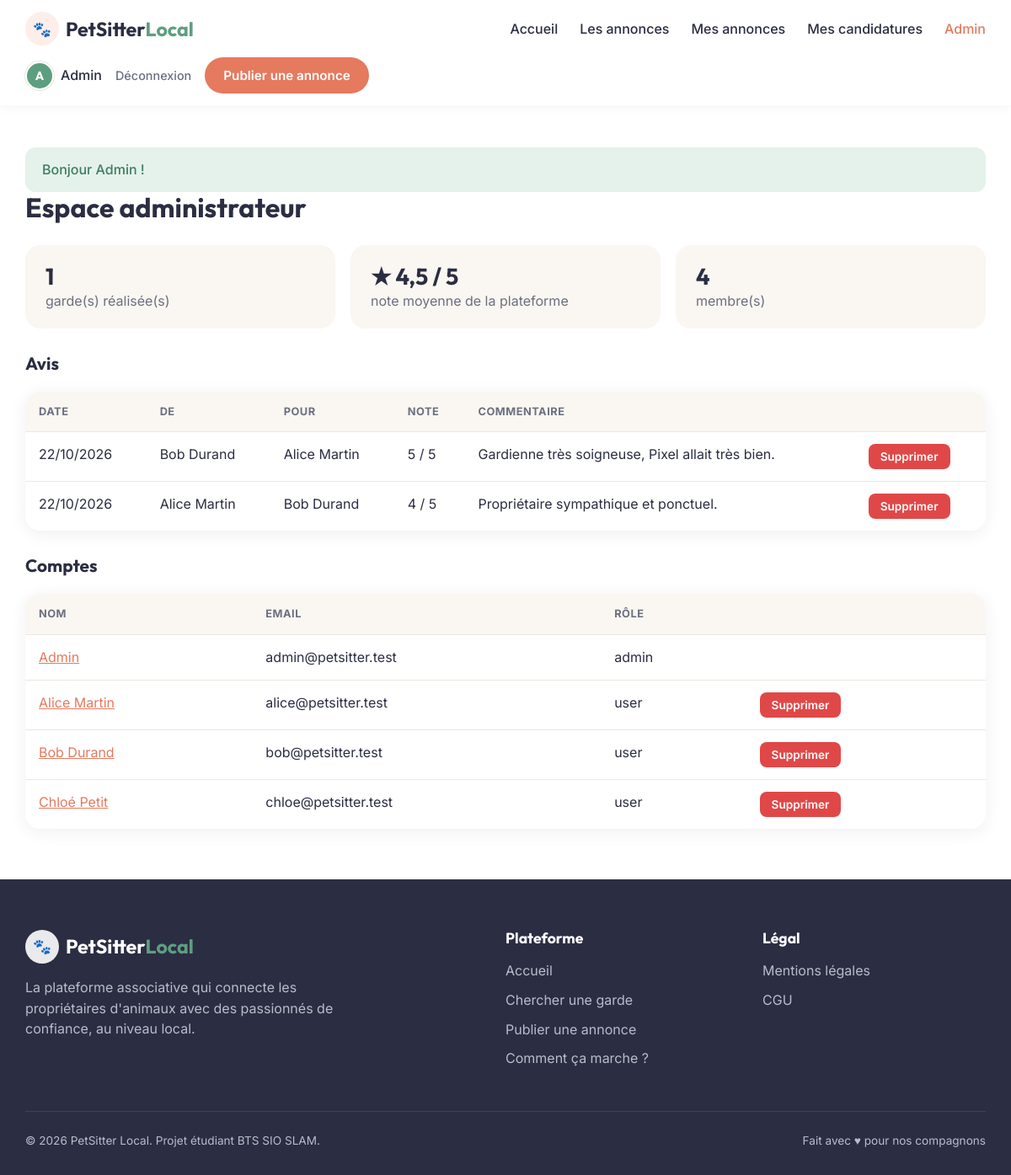
The app's page /index.php?action=admin (signed in) with its own data.
### tables this page shows
CREATE TABLE avis (
  id INT AUTO_INCREMENT PRIMARY KEY,
  id_annonce INT NOT NULL,
  id_auteur INT NOT NULL,
  id_cible INT NOT NULL,
  note TINYINT NOT NULL CHECK (note BETWEEN 1 AND 5),
  commentaire TEXT,
  `date` DATETIME NOT NULL DEFAULT CURRENT_TIMESTAMP,
  UNIQUE KEY uq_avis (id_annonce, id_auteur),
  FOREIGN KEY (id_annonce) REFERENCES annonces(id) ON DELETE CASCADE,
  FOREIGN KEY (id_auteur) REFERENCES utilisateurs(id) ON DELETE CASCADE,
  FOREIGN KEY (id_cible) REFERENCES utilisateurs(id) ON DELETE CASCADE
);

CREATE TABLE utilisateurs (
  id INT AUTO_INCREMENT PRIMARY KEY,
  nom VARCHAR(80) NOT NULL,
  email VARCHAR(150) NOT NULL UNIQUE,
  mot_de_passe VARCHAR(255) NOT NULL,
  role ENUM('user','admin') NOT NULL DEFAULT 'user',
  created_at DATETIME NOT NULL DEFAULT CURRENT_TIMESTAMP
);

### app/controllers/AdminController.php (called while the page is built, shortened)
<?php
class AdminController
{
    public function tableauDeBord(): void
    {
        $utilisateurs   = Utilisateur::tous();
        $avis           = Avis::tous();
        $nbGardes       = Annonce::nombreTerminees();
        $moyenne        = Avis::moyenneGlobale();
        $nbUtilisateurs = count($utilisateurs);
        require ROOT . '/app/views/admin/dashboard.php';
    }
}

### public/index.php (called while the page is built, shortened)
<?php
require_once ROOT . '/config/database.php';
spl_autoload_register(function (string $classe): void {
    foreach (['/app/models/', '/app/controllers/', '/app/core/'] as $dossier) {
        $fichier = ROOT . $dossier . $classe . '.php';
        if (is_file($fichier)) {
            return;
        }
    }
});
function e(?string $valeur): string
{
    return htmlspecialchars($valeur ?? '', ENT_QUOTES, 'UTF-8');
}
$action = $_GET['action'] ?? 'accueil';
match ($action) {
    'connexion'        => (new AuthController())->connexion(),
    'inscription'      => (new AuthController())->inscription(),
    'deconnexion'      => (new AuthController())->deconnexion(),
    'accueil'          => (new AnnonceController())->accueil(),
    'liste'            => (new AnnonceController())->liste(),
    'detail'           => (new AnnonceController())->detail(),
    'creer'            => (new AnnonceController())->creer(),
    'modifier'         => (new AnnonceController())->modifier(),
    'supprimer'        => (new AnnonceController())->supprimer(),
    'terminer'         => (new AnnonceController())->terminer(),
    'mes_annonces'     => (new AnnonceController())->mesAnnonces(),
    'postuler'         => (new CandidatureController())->postuler(),
    'retirer'          => (new CandidatureController())->retirer(),
    'mes_candidatures' => (new CandidatureController())->mesCandidatures(),
    'recues'           => (new CandidatureController())->recues(),
    'repondre'         => (new CandidatureController())->repondre(),
    'noter'            => (new AvisController())->noter(),
    'profil'           => (new AvisController())->profil(),
    'admin'                 => (new AdminController())->tableauDeBord(),
    'supprimer_avis'        => (new AdminController())->supprimerAvis(),
    'supprimer_utilisateur' => (new AdminController())->supprimerUtilisateur(),
    default            => (new AnnonceController())->accueil(),
};

### config/database.php (called while the page is built, shortened)
<?php
class Database
{
    private static ?PDO $instance = null;
    public static function get(): PDO
    {
        if (self::$instance === null) {
            self::$instance = new PDO(DB_DSN, DB_USER, DB_PASS, [
                PDO::ATTR_ERRMODE            => PDO::ERRMODE_EXCEPTION,
                PDO::ATTR_DEFAULT_FETCH_MODE => PDO::FETCH_ASSOC,
            ]);
        }
        return self::$instance;
    }
}

### app/models/Annonce.php (called while the page is built, shortened)
<?php
class Annonce
{
    public static function nombreTerminees(): int
    {
        return (int) Database::get()
            ->query("SELECT COUNT(*) FROM annonces WHERE statut = 'terminee'")
            ->fetchColumn();
    }
}

### app/models/Avis.php (called while the page is built, shortened)
<?php
class Avis
{
    public static function hydrate(array $row): self
    {
        return new self(
            (int) $row['id'],
            (int) $row['id_annonce'],
            (int) $row['id_auteur'],
            (int) $row['id_cible'],
            (int) $row['note'],
            $row['commentaire'] ?? null,
            $row['date'] ?? null,
            $row['auteur'] ?? null,
            $row['cible'] ?? null,
            $row['annonce_titre'] ?? null
        );
    }
    public static function tous(): array
    {
        $rows = Database::get()->query(
            "SELECT av.*, auteur.nom AS auteur, cible.nom AS cible
             FROM avis av
             JOIN utilisateurs auteur ON auteur.id = av.id_auteur
             JOIN utilisateurs cible ON cible.id = av.id_cible
             ORDER BY av.`date` DESC"
        )->fetchAll();
        return array_map([self::class, 'hydrate'], $rows);
    }
    public static function moyenneGlobale(): ?float
    {
        $moyenne = Database::get()->query("SELECT AVG(note) FROM avis")->fetchColumn();
        return $moyenne === null ? null : round((float) $moyenne, 1);
    }
}

### app/core/Affichage.php (called while the page is built, shortened)
<?php
class Affichage
{
    public static function date(?string $date): string
    {
        return $date ? date('d/m/Y', strtotime($date)) : '';
    }
    public static function note(?float $note): string
    {
        return '★ ' . number_format($note, 1, ',', '') . ' / 5';
    }
}

### app/models/Utilisateur.php (called while the page is built, shortened)
<?php
class Utilisateur
{
    public static function hydrate(array $row): self
    {
        return new self(
            (int) $row['id'],
            $row['nom'],
            $row['email'],
            $row['mot_de_passe'],
            $row['role']
        );
    }
    public static function tous(): array
    {
        $rows = Database::get()->query("SELECT * FROM utilisateurs ORDER BY nom")->fetchAll();
        return array_map([self::class, 'hydrate'], $rows);
    }
}

### app/controllers/AuthController.php (called while the page is built, shortened)
<?php
class AuthController
{
    public static function utilisateurId(): int
    {
        return (int) ($_SESSION['user_id'] ?? 0);
    }
}

### app/views/admin/dashboard.php (the view, shortened to what this page needs)
<?php require ROOT . '/app/views/layout/header.php'; ?>
<h2>Espace administrateur</h2>
<div class="stats">
  <div class="stat">
    <strong><?= $nbGardes ?></strong>
    <span>garde(s) réalisée(s)</span>
  </div>
  <div class="stat">
    <strong><?= e(Affichage::note($moyenne)) ?></strong>
    <span>note moyenne de la plateforme</span>
  </div>
  <div class="stat">
    <strong><?= $nbUtilisateurs ?></strong>
    <span>membre(s)</span>
  </div>
</div>
<h3>Avis</h3>
<?php if (empty($avis)): ?>
  <p class="vide">Aucun avis.</p>
<?php else: ?>
  <div class="tableau">
    <table>
      <tr><th>Date</th><th>De</th><th>Pour</th><th>Note</th><th>Commentaire</th><th></th></tr>
      <?php foreach ($avis as $av): ?>
        <tr>
          <td><?= Affichage::date($av->date) ?></td>
          <td><?= e($av->auteur) ?></td>
          <td><?= e($av->cible) ?></td>
          <td><?= $av->note ?> / 5</td>
          <td><?= e($av->commentaire) ?></td>
          <td>
            <form method="post" action="index.php?action=supprimer_avis&id=<?= $av->id ?>"
                  onsubmit="return confirm('Supprimer cet avis ?');">
              <button type="submit" class="petit danger">Supprimer</button>
            </form>
          </td>
        </tr>
      <?php endforeach; ?>
    </table>
  </div>
<?php endif; ?>
<h3>Comptes</h3>
<div class="tableau">
  <table>
    <tr><th>Nom</th><th>Email</th><th>Rôle</th><th></th></tr>
    <?php foreach ($utilisateurs as $u): ?>
      <tr>
        <td><a href="index.php?action=profil&id=<?= $u->id ?>"><?= e($u->nom) ?></a></td>
        <td><?= e($u->email) ?></td>
        <td><?= e($u->role) ?></td>
        <td>
          <?php if ($u->id !== AuthController::utilisateurId()): ?>
            <form method="post" action="index.php?action=supprimer_utilisateur&id=<?= $u->id ?>"
                  onsubmit="return confirm('Supprimer ce compte et toutes ses données ?');">
              <button type="submit" class="petit danger">Supprimer</button>
            </form>
          <?php endif; ?>
        </td>
      </tr>
    <?php endforeach; ?>
  </table>
</div>
<?php require ROOT . '/app/views/layout/footer.php'; ?>

### public/css/style.css (style rules this page uses)
:root { --corail: #e57a5e; --corail-fonce: #d0644a; --corail-clair: #fdeee9; --vert: #5e9e80; --vert-clair: #e4f2eb; --sombre: #2b2d42; --texte: #2b2d42; --gris: #6b7080; --gris-clair: #eef0f3; --bordure: #ece7e1; --creme: #faf6f1; --rouge: #e04848; --rouge-clair: #fde8e8; --orange: #c9772f; --orange-clair: #fdf0e1; --police-titre: "Outfit", "Segoe UI", system-ui, sans-serif; --police-texte: "Inter", "Segoe UI", system-ui, sans-serif; --arrondi: 18px; --ombre: 0 4px 20px rgba(43, 45, 66, 0.07); }
* { box-sizing: border-box; }
body { margin: 0; font-family: var(--police-texte); color: var(--texte); background: #fff; line-height: 1.55; }
h1, h2, h3, h4 { font-family: var(--police-titre); line-height: 1.15; margin-top: 0; }
a { color: var(--corail); }
.btn, button { display: inline-block; padding: 10px 20px; border: 2px solid transparent; border-radius: 999px; font: 600 0.95rem var(--police-texte); text-align: center; text-decoration: none; cursor: pointer; transition: background 0.2s, transform 0.1s; background: var(--corail); color: #fff; }
.petit { padding: 5px 12px; font-size: 0.85em; border-radius: 8px; }
.danger { background: var(--rouge); }
.contenu h2 { font-size: 2rem; }
.contenu h3 { font-size: 1.3rem; margin-top: 30px; }
.stats { display: flex; flex-wrap: wrap; gap: 18px; margin-bottom: 30px; }
.stat { flex: 1; min-width: 180px; background: var(--creme); padding: 20px 24px; border-radius: var(--arrondi); }
.stat strong { display: block; font: 700 1.7rem var(--police-titre); }
.stat span { color: var(--gris); }
.tableau { overflow-x: auto; border-radius: var(--arrondi); box-shadow: var(--ombre); }
table { width: 100%; border-collapse: collapse; background: #fff; }
th, td { padding: 14px 16px; text-align: left; border-bottom: 1px solid var(--bordure); vertical-align: top; }
th { background: var(--creme); font-size: 0.8rem; text-transform: uppercase; letter-spacing: 0.5px; color: var(--gris); }
tr:last-child td { border-bottom: none; }

### records on screen
avis: date "22/10/2026", id_auteur.nom "Bob Durand", id_cible.nom "Alice Martin", note "5", commentaire "Gardienne très soigneuse, Pixel allait très bien."
avis: date "22/10/2026", id_auteur.nom "Alice Martin", id_cible.nom "Bob Durand", note "4", commentaire "Propriétaire sympathique et ponctuel."
utilisateurs: nom "Admin", email "admin@petsitter.test", role "admin"
utilisateurs: nom "Alice Martin", email "alice@petsitter.test", role "user"
utilisateurs: nom "Bob Durand", email "bob@petsitter.test", role "user"
utilisateurs: nom "Chloé Petit", email "chloe@petsitter.test", role "user"

### other values on screen
Affichage::initiale($_SESSION['user_nom']) "A"
$_SESSION['user_nom'] "Admin"
$_SESSION['flash'] "Bonjour Admin !"
$nbGardes "1"
Affichage::note($moyenne) "★ 4,5 / 5"
$nbUtilisateurs "4"
